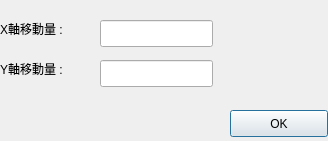
<?xml version="1.0" encoding="UTF-8"?>
<ui version="4.0">
 <class>SetTranslationDlg</class>
 <widget class="QDialog" name="SetTranslationDlg">
  <property name="geometry">
   <rect>
    <x>0</x>
    <y>0</y>
    <width>328</width>
    <height>141</height>
   </rect>
  </property>
  <property name="windowTitle">
   <string>Dialog</string>
  </property>
  <widget class="QPushButton" name="pushButton">
   <property name="geometry">
    <rect>
     <x>230</x>
     <y>110</y>
     <width>98</width>
     <height>27</height>
    </rect>
   </property>
   <property name="text">
    <string>OK</string>
   </property>
  </widget>
  <widget class="QLabel" name="label">
   <property name="geometry">
    <rect>
     <x>0</x>
     <y>20</y>
     <width>91</width>
     <height>17</height>
    </rect>
   </property>
   <property name="text">
    <string>X軸移動量 :</string>
   </property>
  </widget>
  <widget class="QLineEdit" name="lineEdit_1">
   <property name="geometry">
    <rect>
     <x>100</x>
     <y>20</y>
     <width>113</width>
     <height>27</height>
    </rect>
   </property>
  </widget>
  <widget class="QLineEdit" name="lineEdit_2">
   <property name="geometry">
    <rect>
     <x>100</x>
     <y>60</y>
     <width>113</width>
     <height>27</height>
    </rect>
   </property>
  </widget>
  <widget class="QLabel" name="label_2">
   <property name="geometry">
    <rect>
     <x>0</x>
     <y>60</y>
     <width>91</width>
     <height>17</height>
    </rect>
   </property>
   <property name="text">
    <string>Y軸移動量 :</string>
   </property>
  </widget>
 </widget>
 <resources/>
 <connections>
  <connection>
   <sender>pushButton</sender>
   <signal>clicked()</signal>
   <receiver>SetTranslationDlg</receiver>
   <slot>accept()</slot>
   <hints>
    <hint type="sourcelabel">
     <x>278</x>
     <y>123</y>
    </hint>
    <hint type="destinationlabel">
     <x>163</x>
     <y>70</y>
    </hint>
   </hints>
  </connection>
 </connections>
</ui>
